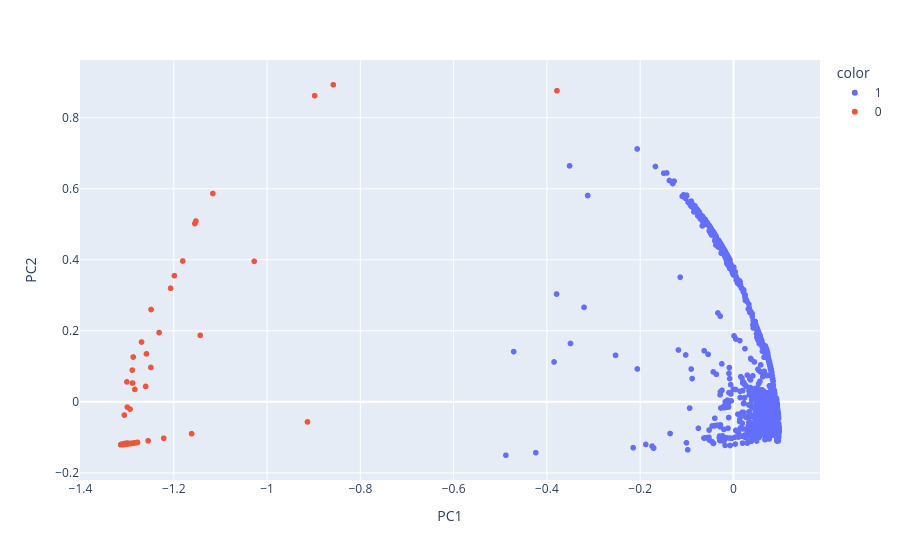

Notebook code for this chart:
### Code cell
# Visualiser les classes
scatter_plot(New_df, cah_partition)

### Figure 1 — Plotly figure (JSON) as saved in the notebook; plotly's stock layout.template omitted (floating-point values rounded to 4 significant figures; data arrays with more than 128 entries replaced by an {"elided": "..."} marker saying what was removed)
{"data": [{"hovertemplate": "color=1<br>PC1=%{x}<br>PC2=%{y}<extra></extra>", "legendgroup": "1", "marker": {"color": "#636efa", "symbol": "circle"}, "mode": "markers", "name": "1", "showlegend": true, "type": "scattergl", "x": {"elided": "2992 float values"}, "xaxis": "x", "y": {"elided": "2992 float values"}, "yaxis": "y"}, {"hovertemplate": "color=0<br>PC1=%{x}<br>PC2=%{y}<extra></extra>", "legendgroup": "0", "marker": {"color": "#EF553B", "symbol": "circle"}, "mode": "markers", "name": "0", "showlegend": true, "type": "scattergl", "x": {"elided": "158 float values"}, "xaxis": "x", "y": {"elided": "158 float values"}, "yaxis": "y"}], "layout": {"legend": {"title": {"text": "color"}, "tracegroupgap": 0}, "margin": {"t": 60}, "xaxis": {"anchor": "y", "domain": [0, 1], "title": {"text": "PC1"}}, "yaxis": {"anchor": "x", "domain": [0, 1], "title": {"text": "PC2"}}}}
